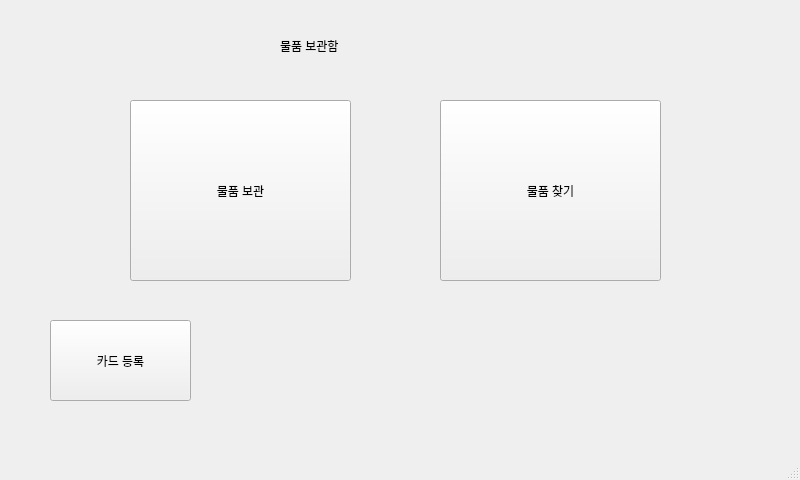
<?xml version="1.0" encoding="UTF-8"?>
<ui version="4.0">
 <class>MainWindow</class>
 <widget class="QMainWindow" name="MainWindow">
  <property name="geometry">
   <rect>
    <x>0</x>
    <y>0</y>
    <width>800</width>
    <height>480</height>
   </rect>
  </property>
  <property name="windowTitle">
   <string>MainWindow</string>
  </property>
  <widget class="QWidget" name="centralwidget">
   <widget class="QPushButton" name="bt_in">
    <property name="geometry">
     <rect>
      <x>130</x>
      <y>100</y>
      <width>221</width>
      <height>181</height>
     </rect>
    </property>
    <property name="styleSheet">
     <string notr="true">font: italic 36pt &quot;PibotoLt&quot;;
font: italic 24pt &quot;PibotoLt&quot;;</string>
    </property>
    <property name="text">
     <string>물품 보관</string>
    </property>
   </widget>
   <widget class="QPushButton" name="bt_card">
    <property name="geometry">
     <rect>
      <x>50</x>
      <y>320</y>
      <width>141</width>
      <height>81</height>
     </rect>
    </property>
    <property name="styleSheet">
     <string notr="true">font: italic 20pt &quot;PibotoLt&quot;;</string>
    </property>
    <property name="text">
     <string>카드 등록</string>
    </property>
   </widget>
   <widget class="QLabel" name="box">
    <property name="geometry">
     <rect>
      <x>280</x>
      <y>10</y>
      <width>211</width>
      <height>71</height>
     </rect>
    </property>
    <property name="styleSheet">
     <string notr="true">font: italic 28pt &quot;PibotoLt&quot;;</string>
    </property>
    <property name="text">
     <string>물품 보관함</string>
    </property>
   </widget>
   <widget class="QPushButton" name="bt_out">
    <property name="geometry">
     <rect>
      <x>440</x>
      <y>100</y>
      <width>221</width>
      <height>181</height>
     </rect>
    </property>
    <property name="styleSheet">
     <string notr="true">font: italic 36pt &quot;PibotoLt&quot;;
font: italic 24pt &quot;PibotoLt&quot;;</string>
    </property>
    <property name="text">
     <string>물품 찾기</string>
    </property>
   </widget>
  </widget>
  <widget class="QMenuBar" name="menubar">
   <property name="geometry">
    <rect>
     <x>0</x>
     <y>0</y>
     <width>800</width>
     <height>27</height>
    </rect>
   </property>
  </widget>
  <widget class="QStatusBar" name="statusbar"/>
 </widget>
 <resources/>
 <connections/>
</ui>
